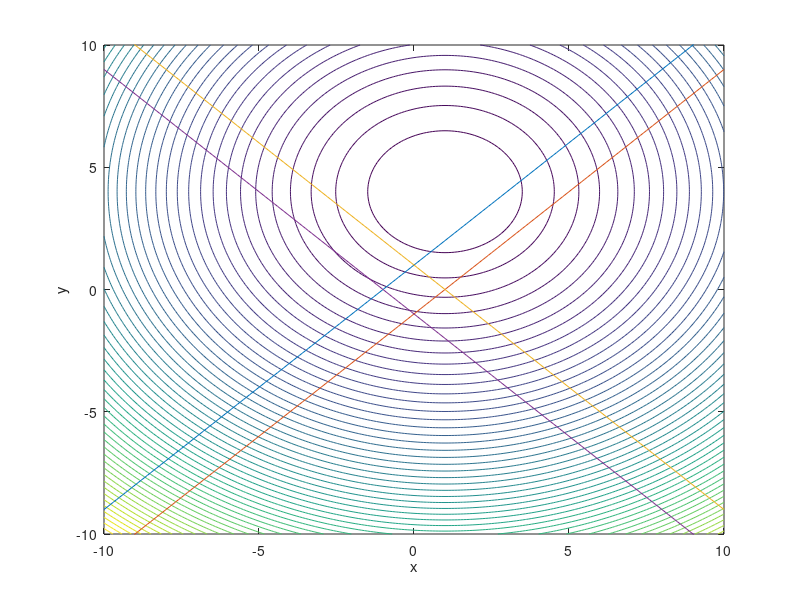

This chart was generated by the following MATLAB code: (Note: this script raises an error after producing the figure.)
clc
clear;
[X,Y]=meshgrid(-10:0.1:10);

%QP problem specification
Xref=[1,4];
P=[1,0;0,1];
q=[-2*Xref(1),-2*Xref(2)]';
r=Xref(1)^2+Xref(2)^2;
%inequality constraint
%to keep the form Ax+b>0
A1=[1,-1];
b1=1;
A2=[-1,1];
b2=1;
A3=[-1,-1];
b3=1;
A4=[1,1];
b4=1;
A=[A1;A2;A3;A4];
b=[b1;b2;b3;b4];
%updating variables
%x_init=[-3,5]';
x_new=[-3,5]';
u_new=[0,0]';
z_new=[0,0]';
Max_Iterate=1000;
rho=1;
ABSTOL= 1e-4;
RELTOL= 1e-2;

%ploting related
history_x1=[x_new(1),zeros(1,999)];
history_x2=[x_new(2),zeros(1,999)];
F=P(1,1)*X.^2+P(1,2)*X.*Y+P(2,1)*X.*Y+P(2,2)*Y.^2 + q(1)*X+q(2)*Y + r;
f=zeros(1,999);

Y_c1=-A1(1)/A1(2)*X(1,:)-sign(A1(2))*b1;
Y_c2=-A2(1)/A2(2)*X(1,:)-sign(A2(2))*b2;
Y_c3=-A3(1)/A3(2)*X(1,:)-sign(A3(2))*b3;
Y_c4=-A4(1)/A4(2)*X(1,:)-sign(A4(2))*b4;

figure(1);
contour(X,Y,F,50);
xlabel('x');
ylabel('y');
hold on;
plot(X(1,:),Y_c1,X(1,:),Y_c2,X(1,:),Y_c3,X(1,:),Y_c4);
axis([-10 10 -10 10]);
hold on;

for k=1:Max_Iterate
    
    
    %x-update
    if k>1
        x_new=R\(R'\(rho*(z_new-u_new)-q));
    else
        R=chol(P+rho*eye(size(P,1)));
        x_new=R\(R'\(rho*(z_new-u_new)-q));
    end
    
    %z-update
    z_old=z_new;
    to_be_projected=x_new+u_new;
    z_new=func_projection(x_new+u_new,A,b);
    
    %u-update
    u_new=u_new+x_new-z_new;
    
    %cost function
    %f(k+1)=x_new'*P*x_new + q'*x_new + r;
    history_x1(k+1)=x_new(1);
    history_x2(k+1)=x_new(2);
    
    plot(history_x1(k+1),history_x2(k+1),'r*');
    hold on;
    plot(history_x1(k:k+1),history_x2(k:k+1),'r');
    hold on;
    
    %termination check
    r_norm(k)=norm(x_new-z_new);
    s_norm(k)=norm(-rho*(z_new-z_old));
    eps_pri(k) = sqrt(2)*ABSTOL + RELTOL*max(norm(x_new), norm(-z_new));
    eps_dual(k)= sqrt(2)*ABSTOL + RELTOL*norm(rho*u_new);
    if(r_norm(k)<eps_pri(k) && s_norm(k)<eps_dual(k))
        break;
    end
end
